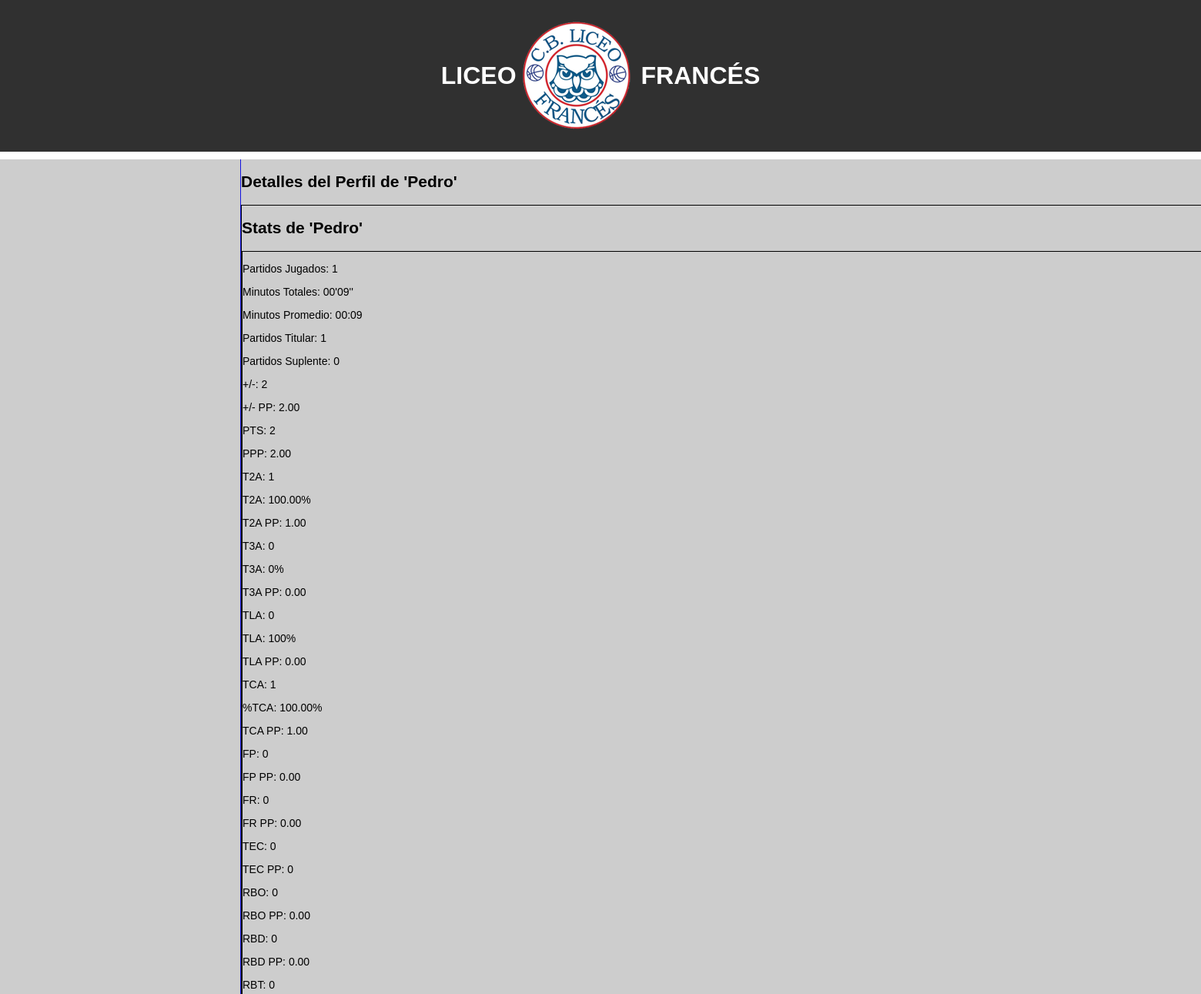
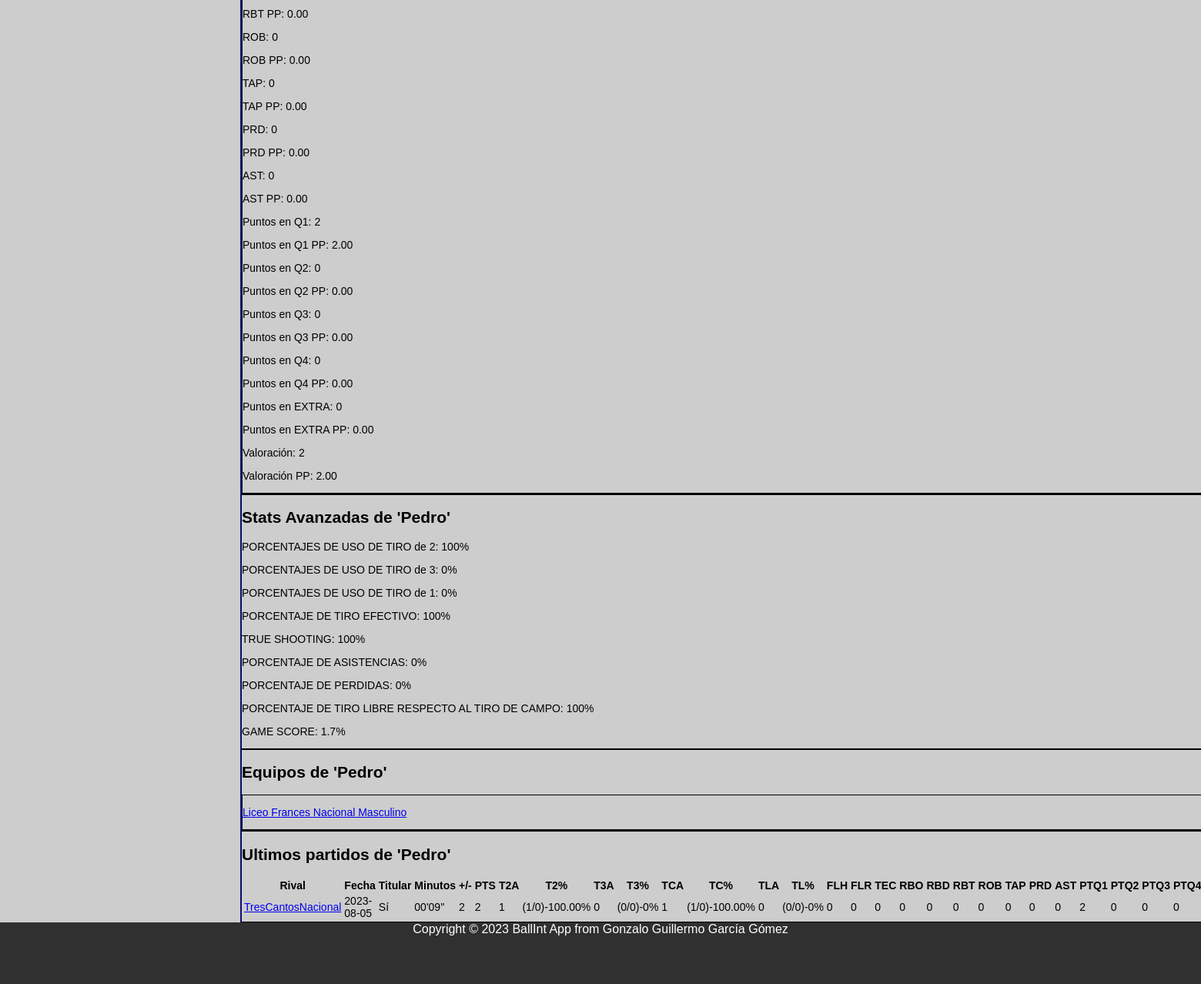
The app's page /pagina_perfiljugador.php?jugador=Pedro with its own data (2 pictures, top to bottom).
### tables this page shows
CREATE TABLE `jugadores` (
  `id` int(11) NOT NULL,
  `user` varchar(50) DEFAULT NULL,
  `nombre` varchar(50) NOT NULL,
  `apellido1` varchar(50) NOT NULL,
  `apellido2` varchar(50) NOT NULL,
  `numero` int(2) DEFAULT NULL,
  `PJ` int(5) NOT NULL,
  `MT` int(10) NOT NULL,
  `TIT` int(5) NOT NULL,
  `SUP` int(5) NOT NULL,
  `MSMS` float NOT NULL,
  `T2A` int(5) NOT NULL,
  `T2F` int(5) NOT NULL,
  `T3A` int(5) NOT NULL,
  `T3F` int(5) NOT NULL,
  `TLA` int(5) NOT NULL,
  `TLF` int(5) NOT NULL,
  `FLH` int(5) NOT NULL,
  `FLR` int(5) NOT NULL,
  `TEC` int(11) NOT NULL,
  `RBO` int(5) NOT NULL,
  `RBD` int(5) NOT NULL,
  `ROB` int(5) NOT NULL,
  `TAP` int(5) NOT NULL,
  `PRD` int(5) NOT NULL,
  `AST` int(5) NOT NULL,
  `PTQ1` int(11) NOT NULL DEFAULT 0,
  `PTQ2` int(11) NOT NULL DEFAULT 0,
  `PTQ3` int(11) NOT NULL DEFAULT 0,
  `PTQ4` int(11) NOT NULL DEFAULT 0,
  `PTQE` int(11) NOT NULL DEFAULT 0
);

CREATE TABLE `equipos` (
  `id` int(10) NOT NULL,
  `id_equipo` varchar(50) NOT NULL,
  `categoria` varchar(50) NOT NULL,
  `nombre_equipo` varchar(50) NOT NULL,
  `seccion` enum('Masculino','Femenino') NOT NULL,
  `letra` varchar(1) DEFAULT NULL,
  `PJ` int(11) NOT NULL,
  `W` int(11) NOT NULL,
  `L` int(11) NOT NULL,
  `PPP` int(11) NOT NULL,
  `PPR` int(11) NOT NULL,
  `MT` float NOT NULL,
  `MSMS` float NOT NULL,
  `T2A` int(11) NOT NULL,
  `T2F` int(11) NOT NULL,
  `T3A` int(11) NOT NULL,
  `T3F` int(11) NOT NULL,
  `TLA` int(11) NOT NULL,
  `TLF` int(11) NOT NULL,
  `FLH` int(11) NOT NULL,
  `TEC` int(11) NOT NULL,
  `FLR` int(11) NOT NULL,
  `RBO` int(11) NOT NULL,
  `RBD` int(11) NOT NULL,
  `ROB` int(11) NOT NULL,
  `TAP` int(11) NOT NULL,
  `PRD` int(11) NOT NULL,
  `AST` int(11) NOT NULL,
  `PTQ1` int(11) NOT NULL,
  `PTQ2` int(11) NOT NULL,
  `PTQ3` int(11) NOT NULL,
  `PTQ4` int(11) NOT NULL,
  `PTQE` int(11) NOT NULL
);

CREATE TABLE `partidos` (
  `id` int(11) NOT NULL,
  `local` varchar(50) NOT NULL,
  `visitante` varchar(50) NOT NULL,
  `fecha` date NOT NULL,
  `hora` time NOT NULL,
  `WL` int(11) DEFAULT NULL
);

CREATE TABLE `tmp_partido_36` (
  `id` int(11) NOT NULL,
  `equipo` varchar(50) NOT NULL,
  `jugador` varchar(50) NOT NULL,
  `nombrejugador` varchar(50) NOT NULL,
  `numero` int(2) DEFAULT NULL,
  `titular` tinyint(1) NOT NULL,
  `en_juego` tinyint(1) NOT NULL,
  `MT` int(11) DEFAULT 0,
  `MSMS` int(11) DEFAULT 0,
  `T2A` int(11) DEFAULT 0,
  `T2F` int(11) DEFAULT 0,
  `T3A` int(11) DEFAULT 0,
  `T3F` int(11) DEFAULT 0,
  `TLA` int(11) DEFAULT 0,
  `TLF` int(11) DEFAULT 0,
  `FLH` int(11) DEFAULT 0,
  `FLR` int(11) DEFAULT 0,
  `TEC` int(11) DEFAULT 0,
  `RBO` int(11) DEFAULT 0,
  `RBD` int(11) DEFAULT 0,
  `ROB` int(11) DEFAULT 0,
  `TAP` int(11) DEFAULT 0,
  `PRD` int(11) DEFAULT 0,
  `AST` int(11) DEFAULT 0,
  `PTQ1` int(11) DEFAULT 0,
  `PTQ2` int(11) DEFAULT 0,
  `PTQ3` int(11) DEFAULT 0,
  `PTQ4` int(11) DEFAULT 0,
  `PTQE` int(11) DEFAULT 0
);

### includes/Jugador.php (the view, shortened to what the rows shown need)
<?php
class Jugador{
    public static function statsfromJugadorEnPartido($usuario){
        $jugador = array();
        $jugador['equipo'] = $usuario['equipo'];
        $jugador['nombrejugador'] = $usuario['nombrejugador'];
        $jugador['numero'] = $usuario['numero'];
        $jugador['MT'] = $usuario['MT'];
        $minutosjugados = floor($usuario['MT'] / 60) ?? 0;
        $segundosRestantes = $usuario['MT'] % 60 ?? 0;
        $tiempoFormato = sprintf("%02d'%02d''", $minutosjugados, $segundosRestantes);
        $jugador['MTT'] = $tiempoFormato;
        $usuario['titular'] == 1 ?  $jugador['TIT'] = 'Sí' :  $jugador['TIT'] = 'No';
        $jugador['MSMS'] = $usuario['MSMS'];
        $jugador['PTS'] = $usuario['T2A'] * 2 + $usuario['T3A'] * 3 + $usuario['TLA'] * 1;
        $jugador['T2A'] = $usuario['T2A'];
        $jugador['T2F'] = $usuario['T2F'];
        if (($usuario['T2A'] + $usuario['T2F']) > 0) {
            $jugador['T2P'] = number_format(($usuario['T2A'] / ($usuario['T2A'] + $usuario['T2F'])) * 100, 2);
        } else {
            $jugador['T2P'] = 0;
        }
        $jugador['T3A'] = $usuario['T3A'];
        $jugador['T3F'] = $usuario['T3F'];
        if (($usuario['T3A'] + $usuario['T3F']) > 0) {
            $jugador['T3P'] = number_format(($usuario['T3A'] / ($usuario['T3A'] + $usuario['T3F'])) * 100, 2);
        } else {
            $jugador['T3P'] = 0;
        }
        $jugador['TLA'] = $usuario['TLA'];
        $jugador['TLF'] = $usuario['TLF'];
        if (($usuario['TLA'] + $usuario['TLF']) > 0) {
            $jugador['TLP'] = number_format(($usuario['TLA'] / ($usuario['TLA'] + $usuario['TLF'])) * 100, 2);
        } else {
            $jugador['TLP'] = 0;
        }
        $jugador['TCA'] = $usuario['T2A'] + $usuario['T3A'];
        $jugador['TCF'] = $usuario['T2F'] + $usuario['T3F'];
        if (($jugador['TCA'] + $jugador['TCF']) > 0) {
            $jugador['TCP'] = number_format(($jugador['TCA'] / ($jugador['TCA'] + $jugador['TCF'])) * 100, 2);
        } else {
            $jugador['TCP'] = 0;
        }
        $jugador['FLH'] = $usuario['FLH'];
        $jugador['FLR'] = $usuario['FLR'];
        $jugador['TEC'] = $usuario['TEC'];
        $jugador['REB'] = $usuario['RBO'] + $usuario['RBD'];
        $jugador['RBO'] = $usuario['RBO'];
        $jugador['RBD'] = $usuario['RBD'];
        $jugador['ROB'] = $usuario['ROB'];
        $jugador['TAP'] = $usuario['TAP'];
        $jugador['PRD'] = $usuario['PRD'];
        $jugador['AST'] = $usuario['AST'];
        $jugador['PTQ1'] = $usuario['PTQ1'];
        $jugador['PTQ2'] = $usuario['PTQ2'];
        $jugador['PTQ3'] = $usuario['PTQ3'];
        $jugador['PTQ4'] = $usuario['PTQ4'];
        $jugador['PTQE'] = $usuario['PTQE'];
        $total_shots = $jugador['T2A'] + $jugador['T3A'] + ($jugador['TLA'] * 0.44);
        if ($total_shots > 0) {
            $jugador['T2PU'] = number_format(($jugador['T2A'] / $total_shots), 2) * 100;
            $jugador['T3PU'] = number_format(($jugador['T3A'] / $total_shots), 2) * 100;
            $jugador['T1PU'] = number_format((($jugador['TLA'] * 0.44) / $total_shots), 2) * 100;
        } else {
            $jugador['T2PU'] = 0;
            $jugador['T3PU'] = 0;
            $jugador['T1PU'] = 0;
        }
        $total_attempts = $jugador['TCA'] + $jugador['TCF'];
        if ($total_attempts > 0) {
            $jugador['eFGP'] = (($jugador['T2A'] + $jugador['T3A'] + 0.5 * $jugador['T3A']) / $total_attempts) * 100;
        } else {
            $jugador['eFGP'] = 0;
        }
        $total_field_attempts = $jugador['TCA'] + $jugador['TCF'];
        $total_free_attempts = $jugador['TLA'] + $jugador['TLF'];
        if (($total_field_attempts + 0.44 * $total_free_attempts) > 0) {
            $jugador['TSP'] = ($jugador['PTS']) / (2 * ($total_field_attempts + 0.44 * $total_free_attempts)) * 100;
        } else {
            $jugador['TSP'] = 0;
        }
        $total_field_made = $jugador['T2A'] + $jugador['T3A'];
        if ($total_field_made > 0) {
            $jugador['ASP'] = ($jugador['AST']) / $total_field_made * 100;
        } else {
            $jugador['ASP'] = 0;
        }
        $jugador['GS'] = ($jugador['PTS']+0.4*$jugador['TCA']-0.7*($jugador['TCA']+$jugador['TCF'])-0.4*$jugador['TCF']+0.7*$jugador['RBO']+0.3*$jugador['RBD']+$jugador['ROB']+0.7*$jugador['AST']+0.7* $jugador['TAP']-0.4*$jugador['FLH']-$jugador['PRD']);
        $jugador['VAL'] = $jugador['PTS']+$jugador['REB']+$jugador['AST']+$jugador['ROB']+$jugador['FLR']+$jugador['TAP']-$jugador['TCF']-$jugador['PRD']-$jugador['FLH'];
        return $jugador;
    }
    public static function mostrarStatsJugador($jugador){
        $html = "";
        $html .= "
        <div class='stats'>
            <p>Partidos Jugados: {$jugador['PJ']}</p>
            <p>Minutos Totales: {$jugador['MTT']}</p>
            <p>Minutos Promedio: {$jugador['MTP']}</p>
            <p>Partidos Titular: {$jugador['TIT']}</p>
            <p>Partidos Suplente: {$jugador['SUP']}</p>
            <p>+/-: {$jugador['MSMS']}</p>
            <p>+/- PP: {$jugador['MSMSP']}</p>
            <p>PTS: {$jugador['PTS']}</p>
            <p>PPP: {$jugador['PTSP']}</p>
            <p>T2A: {$jugador['T2A']}</p>
            <p>T2A: {$jugador['T2P']}%</p>
            <p>T2A PP: {$jugador['T2PP']}</p>
            <p>T3A: {$jugador['T3A']}</p>
            <p>T3A: {$jugador['T3P']}%</p>
            <p>T3A PP: {$jugador['T3PP']}</p>
            <p>TLA: {$jugador['TLA']}</p>
            <p>TLA: {$jugador['TLP']}%</p>
            <p>TLA PP: {$jugador['TLPP']}</p>
            <p>TCA: {$jugador['TCA']}</p>
            <p>%TCA: {$jugador['TCP']}%</p>
            <p>TCA PP: {$jugador['TCPP']}</p>
            <p>FP: {$jugador['FLH']}</p>
            <p>FP PP: {$jugador['FLHP']}</p>
            <p>FR: {$jugador['FLR']}</p>
            <p>FR PP: {$jugador['FLRP']}</p>
            <p>TEC: {$jugador['TEC']}</p>
            <p>TEC PP: {$jugador['TEC']}</p>
            <p>RBO: {$jugador['RBO']}</p>
            <p>RBO PP: {$jugador['RBOP']}</p>
            <p>RBD: {$jugador['RBD']}</p>
            <p>RBD PP: {$jugador['RBDP']}</p>
            <p>RBT: {$jugador['REB']}</p>
            <p>RBT PP: {$jugador['REBP']}</p>
            <p>ROB: {$jugador['ROB']}</p>
            <p>ROB PP: {$jugador['ROBP']}</p>
            <p>TAP: {$jugador['TAP']}</p>
            <p>TAP PP: {$jugador['TAPP']}</p>
            <p>PRD: {$jugador['PRD']}</p>
            <p>PRD PP: {$jugador['PRDP']}</p>
            <p>AST: {$jugador['AST']}</p>
            <p>AST PP: {$jugador['ASTP']}</p>
            <p>Puntos en Q1: {$jugador['PTQ1']}</p>
            <p>Puntos en Q1 PP: {$jugador['PTQ1P']}</p>
            <p>Puntos en Q2:  {$jugador['PTQ2']}</p>
            <p>Puntos en Q2 PP: {$jugador['PTQ2P']}</p>
            <p>Puntos en Q3: {$jugador['PTQ3']}</p>
            <p>Puntos en Q3 PP: {$jugador['PTQ3P']}</p>
            <p>Puntos en Q4:  {$jugador['PTQ4']}</p>
            <p>Puntos en Q4 PP: {$jugador['PTQ4P']}</p>
            <p>Puntos en EXTRA:  {$jugador['PTQE']}</p>
            <p>Puntos en EXTRA PP: {$jugador['PTQEP']}</p>
            <p>Valoración:  {$jugador['VAL']}</p>
            <p>Valoración PP: {$jugador['VALP']}</p>
        </div>
        ";
        return $html;
    }
    public static function mostrarStatsPartidoJugador($partido,$estadisticas,$partidoId){
        $html = "";
        $html .= "
            <table>
                <tr>
                    <th>Rival</th>
                    <th>Fecha</th>
                    <th>Titular</th>
                    <th>Minutos</th>
                    <th>+/-</th>
                    <th>PTS</th>
                    <th>T2A</th>
                    <th>T2%</th>
                    <th>T3A</th>
                    <th>T3%</th>
                    <th>TCA</th>
                    <th>TC%</th>
                    <th>TLA</th>
                    <th>TL%</th>
                    <th>FLH</th>
                    <th>FLR</th>
                    <th>TEC</th>
                    <th>RBO</th>
                    <th>RBD</th>
                    <th>RBT</th>
                    <th>ROB</th>
                    <th>TAP</th>
                    <th>PRD</th>
                    <th>AST</th>
                    <th>PTQ1</th>
                    <th>PTQ2</th>
                    <th>PTQ3</th>
                    <th>PTQ4</th>
                </tr>
                <tr>
                    <td>
                    <a href='pagina_partido.php?partido={$partido['visitante']}&fecha={$partido['fecha']}&id={$partidoId}'>
                    {$partido['visitante']}
                </a>
                    </td>
                    <td>{$partido['fecha']}</td>
                    <td>{$estadisticas['TIT']}</td>
                    <td>{$estadisticas['MTT']}</td>
                    <td>{$estadisticas['MSMS']}</td>
                    <td>{$estadisticas['PTS']}</td>
                    <td>{$estadisticas['T2A']}</td>
                    <td>({$estadisticas['T2A']}/{$estadisticas['T2F']})-{$estadisticas['T2P']}%</td>
                    <td>{$estadisticas['T3A']}</td>
                    <td>({$estadisticas['T3A']}/{$estadisticas['T3F']})-{$estadisticas['T3P']}%</td>
                    <td>{$estadisticas['TCA']}</td>
                    <td>({$estadisticas['TCA']}/{$estadisticas['TCF']})-{$estadisticas['TCP']}%</td>
                    <td>{$estadisticas['TLA']}</td>
                    <td>({$estadisticas['TLA']}/{$estadisticas['TLF']})-{$estadisticas['TLP']}%</td>
                    <td>{$estadisticas['FLH']}</td>
                    <td>{$estadisticas['FLR']}</td>
                    <td>{$estadisticas['TEC']}</td>
                    <td>{$estadisticas['RBO']}</td>
                    <td>{$estadisticas['RBD']}</td>
                    <td>{$estadisticas['REB']}</td>
                    <td>{$estadisticas['ROB']}</td>
                    <td>{$estadisticas['TAP']}</td>
                    <td>{$estadisticas['PRD']}</td>
                    <td>{$estadisticas['AST']}</td>
                    <td>{$estadisticas['PTQ1']}</td>
                    <td>{$estadisticas['PTQ2']}</td>
                    <td>{$estadisticas['PTQ3']}</td>
                    <td>{$estadisticas['PTQ4']}</td>
                    <td>{$estadisticas['PTQE']}</td>
                    <td>{$estadisticas['T2PU']}%</td>
                    <td>{$estadisticas['T3PU']}%</td>
                    <td>{$estadisticas['T1PU']}%</td>
                    <td>{$estadisticas['eFGP']}%</td>
                    <td>{$estadisticas['TSP']}%</td>
                    <td>{$estadisticas['ASP']}%</td>
                    <td>{$estadisticas['GS']}</td>
                    <td>{$estadisticas['VAL']}</td>
                </tr>
            </table>";
        return $html;
    }
    public static function mostrarUltimosPartidosJugador($jugador){
        $html = "";
        $idUser = Usuario::getidNombreUser($jugador);
        $equiposdelUsuario = Equipo::getEquiposfromUserId($idUser);
        foreach($equiposdelUsuario as $equipo){
            $partidos = Partido::getpartidosfromEquipo($equipo);
            foreach($partidos as $partido){
                $estadisticas = Partido::getstatsUsuario($partido['id'],$jugador);
                if($estadisticas){
                    $estadisticasPartido = self::statsfromJugadorEnPartido($estadisticas);
                    $html .= self::mostrarStatsPartidoJugador($partido,$estadisticasPartido,$partido['id']);
                }
            }
        }
        return $html;
    }
}

### includes/Equipo.php (shortened to what the rows shown need)
<?php
class Equipo{
    public static function getDatosEquipo($equipo){
        $result = false;
        $conn = Aplicacion::getInstance()->getConexionBd();
        $query = sprintf("SELECT * FROM equipos WHERE id_equipo='%s'", $conn->real_escape_string($equipo));
        $rs = $conn->query($query);
        if ($rs) {
            $fila = $rs->fetch_assoc();
            if ($fila) {
                $result = $fila;
            }
        } else {
            error_log("Error BD ({$conn->errno}): {$conn->error}");
        }
        return $result;
    }
    public static function getEquiposfromUserId($idUser){
      $conn = Aplicacion::getInstance()->getConexionBd();
      $query = sprintf("SELECT id_equipo
      FROM usuarios_equipos
      JOIN equipos ON usuarios_equipos.equipo_id = equipos.id
      WHERE usuarios_equipos.usuario_id = '%s'", $conn->real_escape_string($idUser));
      $rs = $conn->query($query);
      $result = false;
      $equipos = array();
      if ($rs) {
        while ($row = $rs->fetch_assoc()) {
            $equipos[] = $row['id_equipo'];
        }
        $result = $equipos;
      } else {
          error_log("Error BD ({$conn->errno}): {$conn->error}");
      }
      return $result;
    }
    public static function mostrarListadoEquipos($equipos){
        $html = '';
        foreach ($equipos as $equipo) {
            $html .= self::mostrarCajaEquipo($equipo);
        }
        return $html;
    }
    public static function mostrarCajaEquipo($equipo){
        $datosEquipo = self::getDatosEquipo($equipo);
        $html = '';
        $html .= <<<EOS
            <div class="equipo">
                <a href="pagina_equipo.php?equipo={$equipo}">
                    <p>{$datosEquipo['nombre_equipo']}</p>
                </a>
            </div>
        EOS;
        return $html;
    }
}
?>

### records on screen
jugadores: PJ "1", TIT "1", SUP "0", MSMS "2", T2A "1", T3A "0", TLA "0", FLH "0", FLR "0", TEC "0", RBO "0", RBD "0", ROB "0", TAP "0", PRD "0", AST "0", PTQ1 "2", PTQ2 "0", PTQ3 "0", PTQ4 "0", PTQE "0"
equipos: nombre_equipo "Liceo Frances Nacional Masculino"
partidos: visitante "TresCantosNacional", fecha "2023-08-05", MTT "00'09''", tmp_partido_36.MSMS "2", PTS "2", tmp_partido_36.T2A "1", tmp_partido_36.T2F "0", T2P "100.00", tmp_partido_36.T3A "0", tmp_partido_36.T3F "0", TCA "1", TCP "100.00", tmp_partido_36.TLA "0", tmp_partido_36.TLF "0", tmp_partido_36.FLH "0", tmp_partido_36.FLR "0", tmp_partido_36.TEC "0", tmp_partido_36.RBO "0", tmp_partido_36.RBD "0", tmp_partido_36.ROB "0", tmp_partido_36.TAP "0", tmp_partido_36.PRD "0", tmp_partido_36.AST "0", tmp_partido_36.PTQ1 "2", tmp_partido_36.PTQ2 "0", tmp_partido_36.PTQ3 "0", tmp_partido_36.PTQ4 "0"

### other values on screen
$jugador "Pedro"
$jugador['MTT'] "00'09''"
$jugador['MTP'] "00:09"
$jugador['MSMSP'] "2.00"
$jugador['PTS'] "2"
$jugador['PTSP'] "2.00"
$jugador['T2P'] "100.00"
$jugador['T2PP'] "1.00"
$jugador['T3P'] "0"
$jugador['T3PP'] "0.00"
$jugador['TLP'] "100"
$jugador['TLPP'] "0.00"
$jugador['TCA'] "1"
$jugador['TCP'] "100.00"
$jugador['TCPP'] "1.00"
